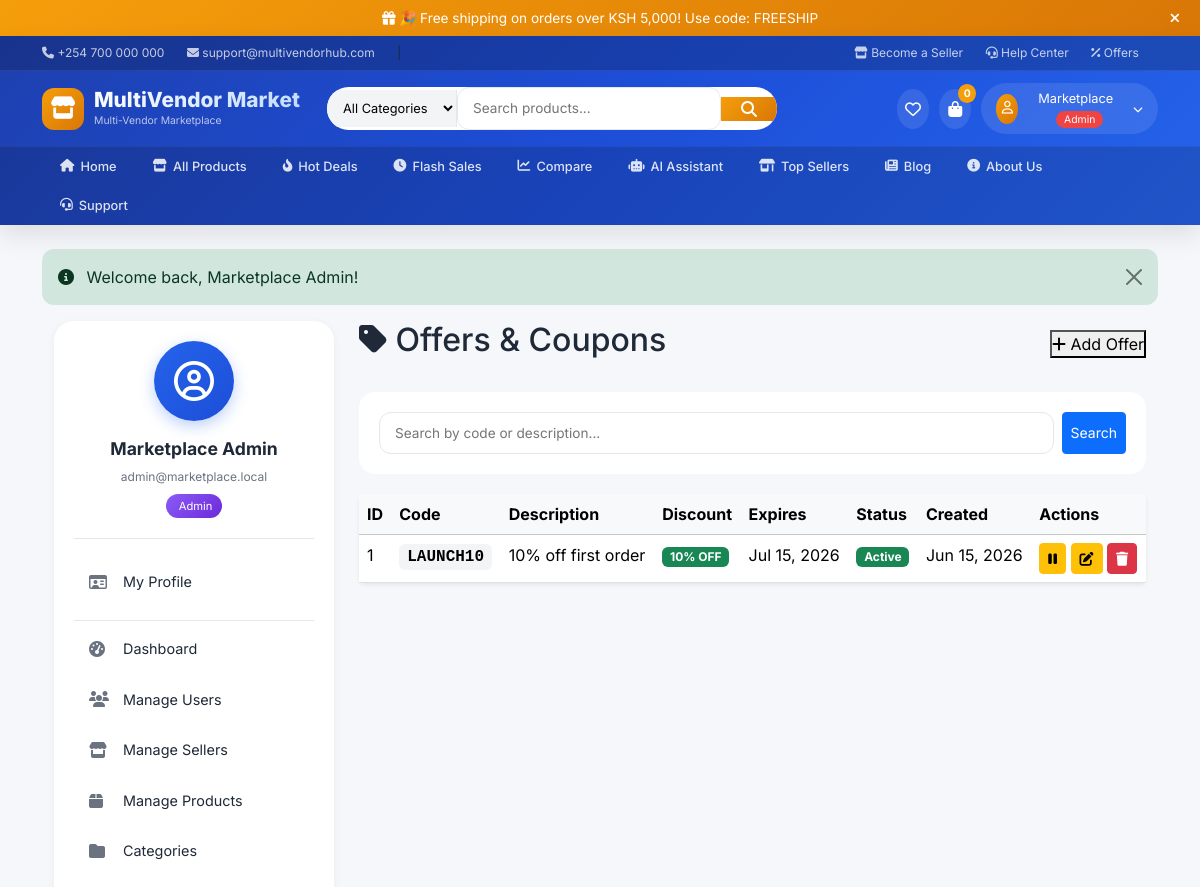
The app's page /admin/offers.php (signed in, upper part), older data.
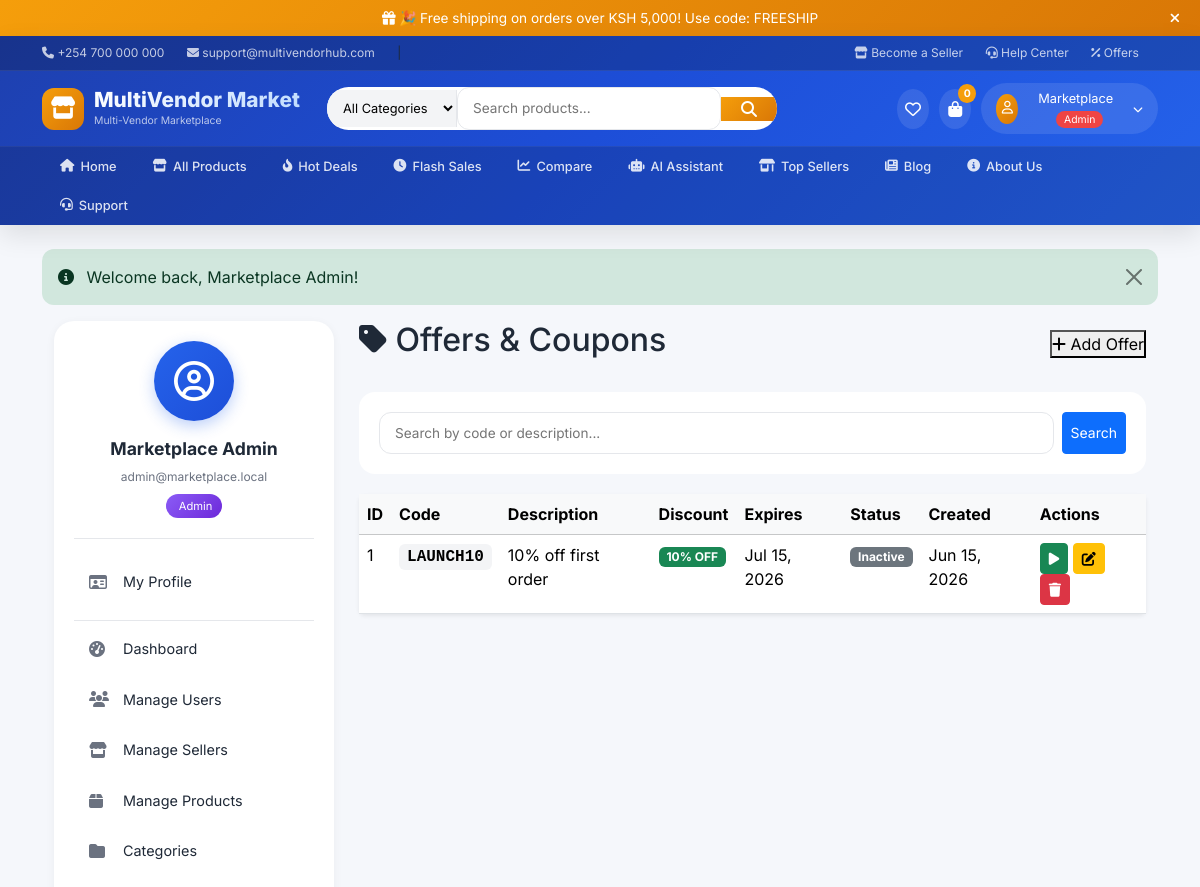
The same page, newer data.
### tables this page shows
CREATE TABLE `offers` (
  `id` int(11) NOT NULL,
  `code` varchar(80) NOT NULL,
  `description` varchar(255) DEFAULT NULL,
  `discount_percent` tinyint(4) NOT NULL,
  `expires_at` date NOT NULL,
  `active` tinyint(1) NOT NULL DEFAULT 1,
  `created_at` datetime NOT NULL
);

### admin/offers.php (the view, shortened to what this page needs)
<?php
require_once '../includes/header.php';
$search = isset($_GET['search']) ? sanitize($_GET['search']) : '';
$page = isset($_GET['page']) ? intval($_GET['page']) : 1;
$limit = 15;
$offset = ($page - 1) * $limit;
$where = $search ? "WHERE code LIKE '%$search%' OR description LIKE '%$search%'" : "";
$offers = $mysqli->query("SELECT * FROM offers $where ORDER BY created_at DESC LIMIT $offset, $limit");
?>
<div class="container-fluid">
    <div class="admin-content-wrapper">
        <div class="admin-sidebar-col"><?php require_once '../includes/dashboard_sidebar.php'; ?></div>
        <div class="admin-main-col">
            <div class="d-flex justify-content-between align-items-center mb-4">
                <h2><i class="fa-solid fa-tag"></i> Offers & Coupons</h2>
                <button class="btn-add" data-bs-toggle="modal" data-bs-target="#addOfferModal"><i class="fa-solid fa-plus"></i> Add Offer</button>
            </div>
            <div class="filter-bar">
                <form method="GET" class="d-flex gap-2">
                    <input type="text" name="search" class="search-input" placeholder="Search by code or description..." value="<?= htmlspecialchars($search) ?>">
                    <button type="submit" class="btn btn-primary btn-sm">Search</button>
                </form>
            </div>
            <div class="card border-0 shadow-sm">
                <div class="card-body p-0">
                    <table class="table table-hover mb-0">
                        <thead class="table-light"><tr><th>ID</th><th>Code</th><th>Description</th><th>Discount</th><th>Expires</th><th>Status</th><th>Created</th><th>Actions</th></tr></thead>
                        <tbody>
                            <?php while($offer=$offers->fetch_assoc()): ?>
                            <tr>
                                <td><?= $offer['id'] ?></td>
                                <td><span class="offer-code"><?= $offer['code'] ?></span></td>
                                <td><?= htmlspecialchars($offer['description']) ?></td>
                                <td><span class="badge bg-success"><?= $offer['discount_percent'] ?>% OFF</span></td>
                                <td><?= date('M d, Y', strtotime($offer['expires_at'])) ?></td>
                                <td><?= $offer['active'] ? '<span class="badge bg-success">Active</span>' : '<span class="badge bg-secondary">Inactive</span>' ?></td>
                                <td><?= date('M d, Y', strtotime($offer['created_at'])) ?></td>
                                <td>
                                    <a href="?toggle=<?= $offer['id'] ?>&active=<?= $offer['active'] ?>" class="btn btn-sm btn-<?= $offer['active'] ? 'warning' : 'success' ?>"><i class="fa-solid fa-<?= $offer['active'] ? 'pause' : 'play' ?>"></i></a>
                                    <button class="btn btn-sm btn-warning edit-offer" data-id="<?=$offer['id']?>" data-code="<?=$offer['code']?>" data-description="<?=htmlspecialchars($offer['description'])?>" data-discount="<?=$offer['discount_percent']?>" data-expires="<?=$offer['expires_at']?>" data-bs-toggle="modal" data-bs-target="#editOfferModal"><i class="fa-solid fa-edit"></i></button>
                                    <a href="?delete=<?= $offer['id'] ?>" class="btn btn-sm btn-danger" onclick="return confirm('Delete this offer?')"><i class="fa-solid fa-trash"></i></a>
                                 </td
                             </tr
                            <?php endwhile; ?>
                        </tbody>
                    </table>
                </div>
            </div>
        </div>
    </div>
</div>
<?php require_once '../includes/footer.php'; ?>

Row changes from the older to the newer data that the page shows:
changed offers "LAUNCH10": active "Active" → "Inactive"
